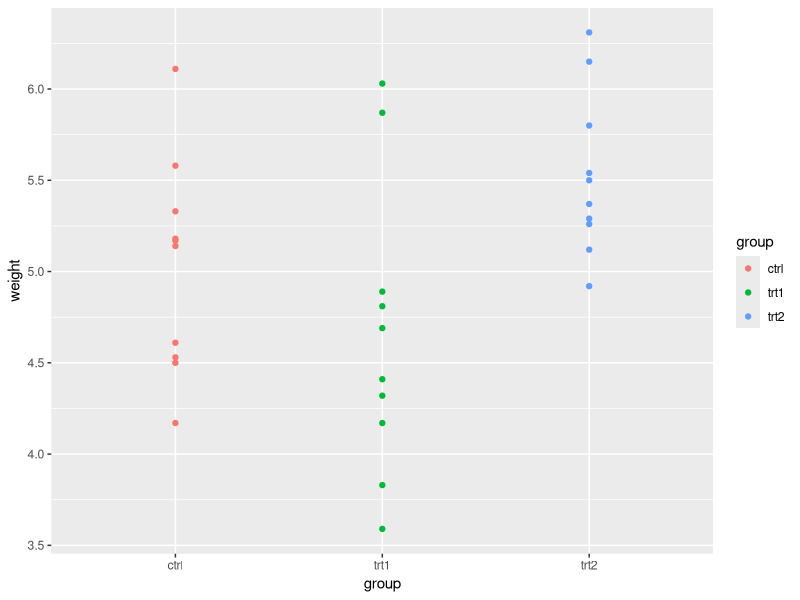
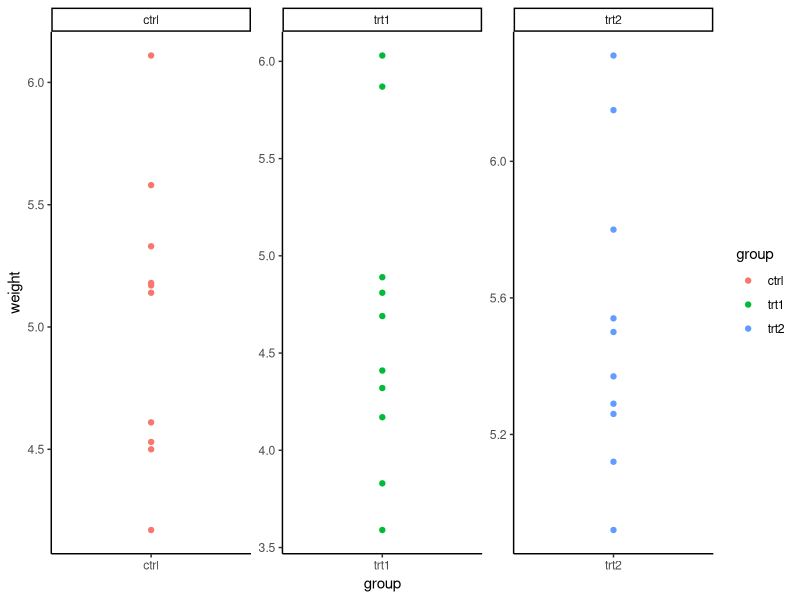
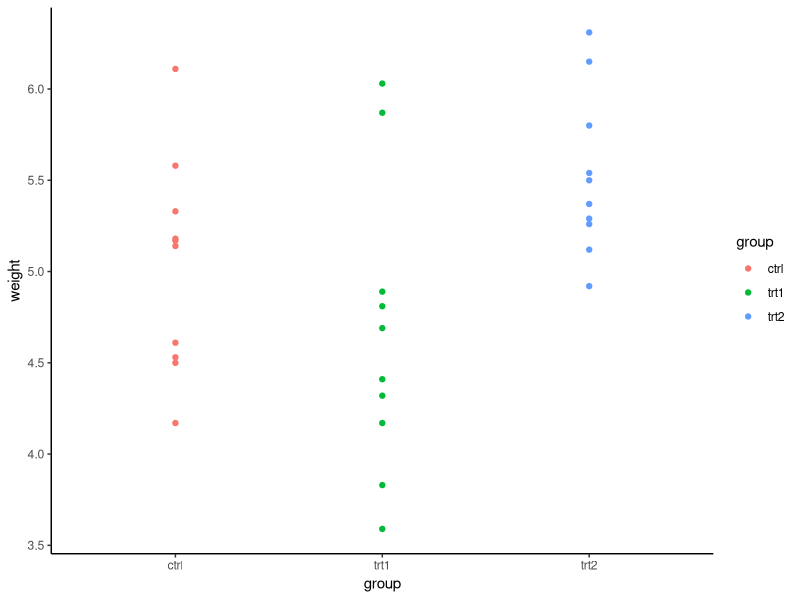
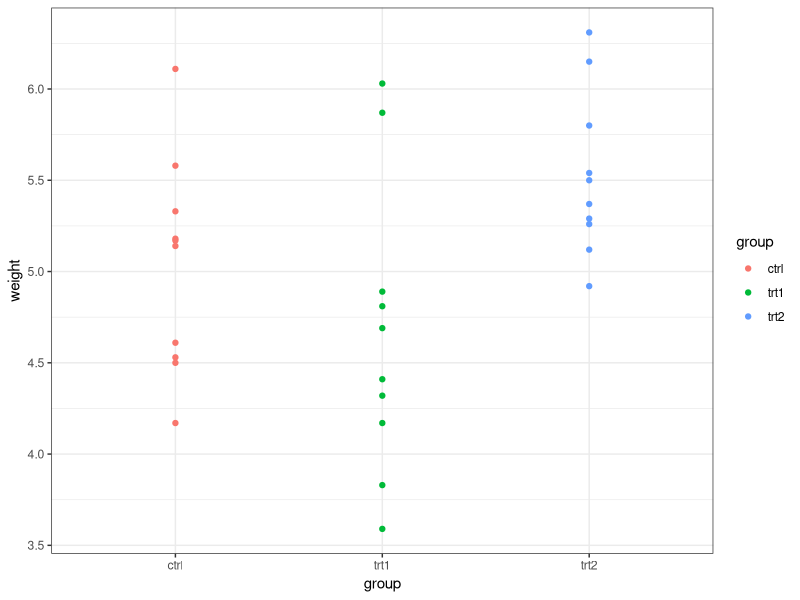
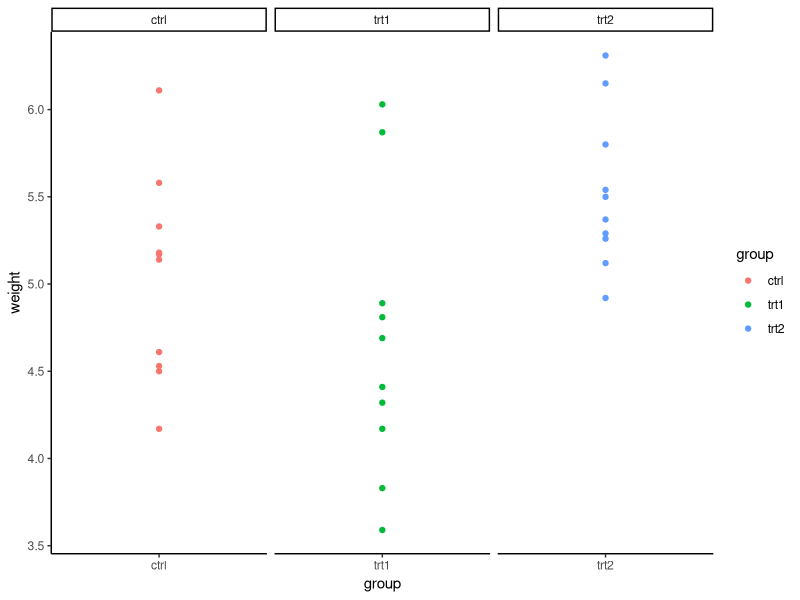

These charts were generated, in order, by the following R code:
## ---- chunk 1
knitr::opts_chunk$set(echo = TRUE)
## ---- chunk 2
#load in and view dataset
data("PlantGrowth")
head(PlantGrowth)

#load dependencies
library(ggplot2)

#layering
ggplot(PlantGrowth, aes(x = group, y = weight)) +
  geom_point(aes(color = group))

#scales
ggplot(PlantGrowth, aes(x = group, y = weight)) +
  geom_point(aes(color = group)) +
  theme_classic() +
  facet_wrap(~group, scales = "free")

#theme
ggplot(PlantGrowth, aes(x = group, y = weight)) +
  geom_point(aes(color = group)) +
  theme_classic()

ggplot(PlantGrowth, aes(x = group, y = weight)) +
  geom_point(aes(color = group)) +
  theme_bw()

#facets
ggplot(PlantGrowth, aes(x = group, y = weight)) +
  geom_point(aes(color = group)) +
  theme_classic() +
  facet_wrap(~group, scales = "free_x")
## ---- chunk 3
#load in and view dataset
data("ToothGrowth")
head(ToothGrowth)

#two ways to subset supp = VC
tooth.supp.eq.vc <- ToothGrowth[ToothGrowth$supp == "VC",]
tooth.supp.eq.vc1 <- subset(ToothGrowth, supp == "VC")

#two ways to subset supp = VC and dose = 0.5
tooth.suppvc.dose05 <- ToothGrowth[ToothGrowth$supp == "VC" & 
                                     ToothGrowth$dose == 0.5,]
tooth.suppvc.dose05.1 <- subset(ToothGrowth, supp == "VC" & dose == 0.5)

#two ways to display len values when supp = VC and dose = 0.5
tooth.supp.len <- tooth.suppvc.dose05$len
print(tooth.supp.len)
tooth.supp.len1 <- tooth.suppvc.dose05.1[ , 1]
print(tooth.supp.len1)
